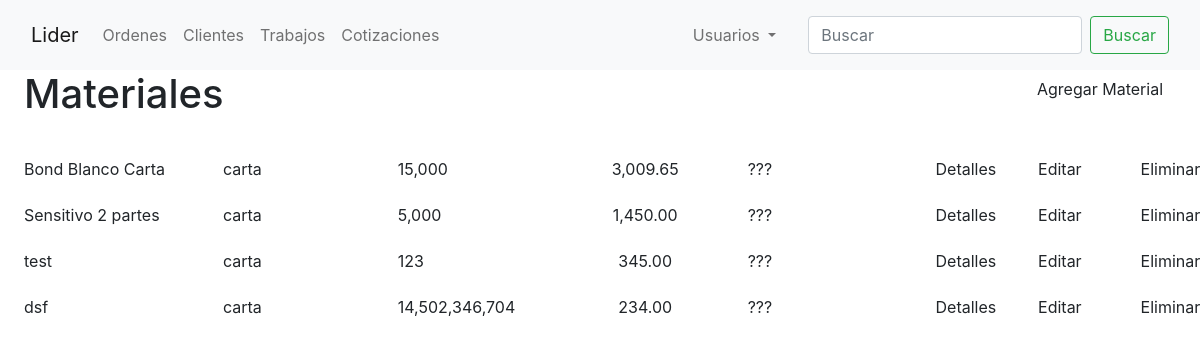
/cotizaciones/materiales/, run on an earlier commit of the app's database.
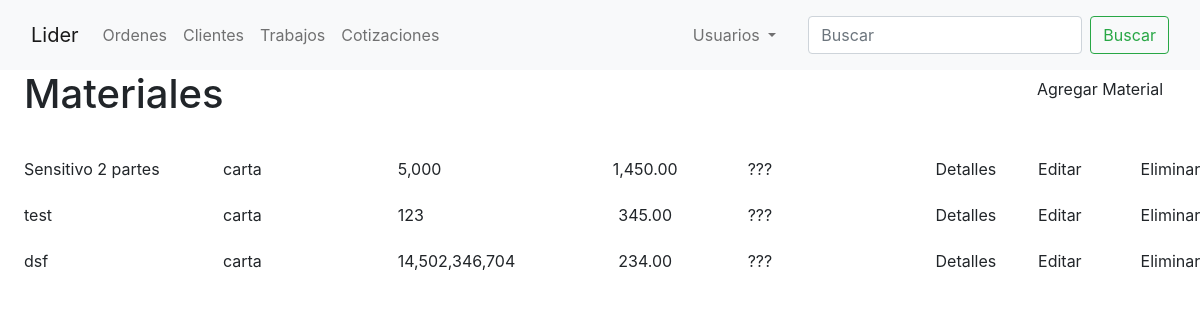
And on a later commit of the database.
### orders/models.py (models this page shows, shortened)
class Materials(models.Model):
    name = models.CharField(max_length=50, verbose_name='Nombre del Material')
    size = models.CharField(verbose_name='Medida', max_length=20, default='carta')
    quantity_ordered = models.IntegerField(verbose_name='Cantidad')
    price = models.FloatField(verbose_name='Precio')
    vat = models.CharField(max_length=4, choices=[('1.16', '16%'),
                                                  ('1.08', '8%'),
                                                  ('1', 'N/A')],
                           default=1.08)

### budgets/views.py (the view)
# urls.py: path('materiales/', MaterialsView.as_view(), name='materials'),
class MaterialsView(ListView):
    model = Materials
    template_name = 'budgets/materials.html'
    paginate_by = 15

### templates/budgets/materials.html (shortened to what this page needs)
{% extends 'orders/base.html' %}
{% block content %}
    <div class="row mb-4">
        <div class="col ms-4">
            <h1>Materiales</h1>
        </div>
        <div class="col-auto">
            <a class="btn mx-4" href="{% url 'material-create' %}">Agregar Material</a>
        </div>
    </div>
    {% for material in object_list %}
        <div class="row mb-2">
            <a class="col mx-4 my-auto link-dark" href="#">{{ material.name }}</a>
            <div class="col mx-auto my-auto">{{ material.size }}</div>
            <div class="col my-auto">{{ material.quantity_ordered|floatformat:"g" }}</div>
            <div class="col my-auto text-center">{{ material.price|floatformat:"2g" }}</div>
            <div class="col my-auto">???</div>
            <div class="col-1"><a href="{% url 'material-detail' material.id %}" class="btn">Detalles</a></div>
            <div class="col-1"><a href="{% url 'material-update' material.id %}" class="btn">Editar</a></div>
            <div class="col-1"><a href="{% url 'material-delete' material.id %}" class="btn">Eliminar</a></div>
        </div>
    {% endfor %}
{% endblock content %}

What changed in the data, as far as the page shows it:
removed Materials: name "Bond Blanco Carta", size "carta", quantity_ordered "15,000", price "3,009.65"
